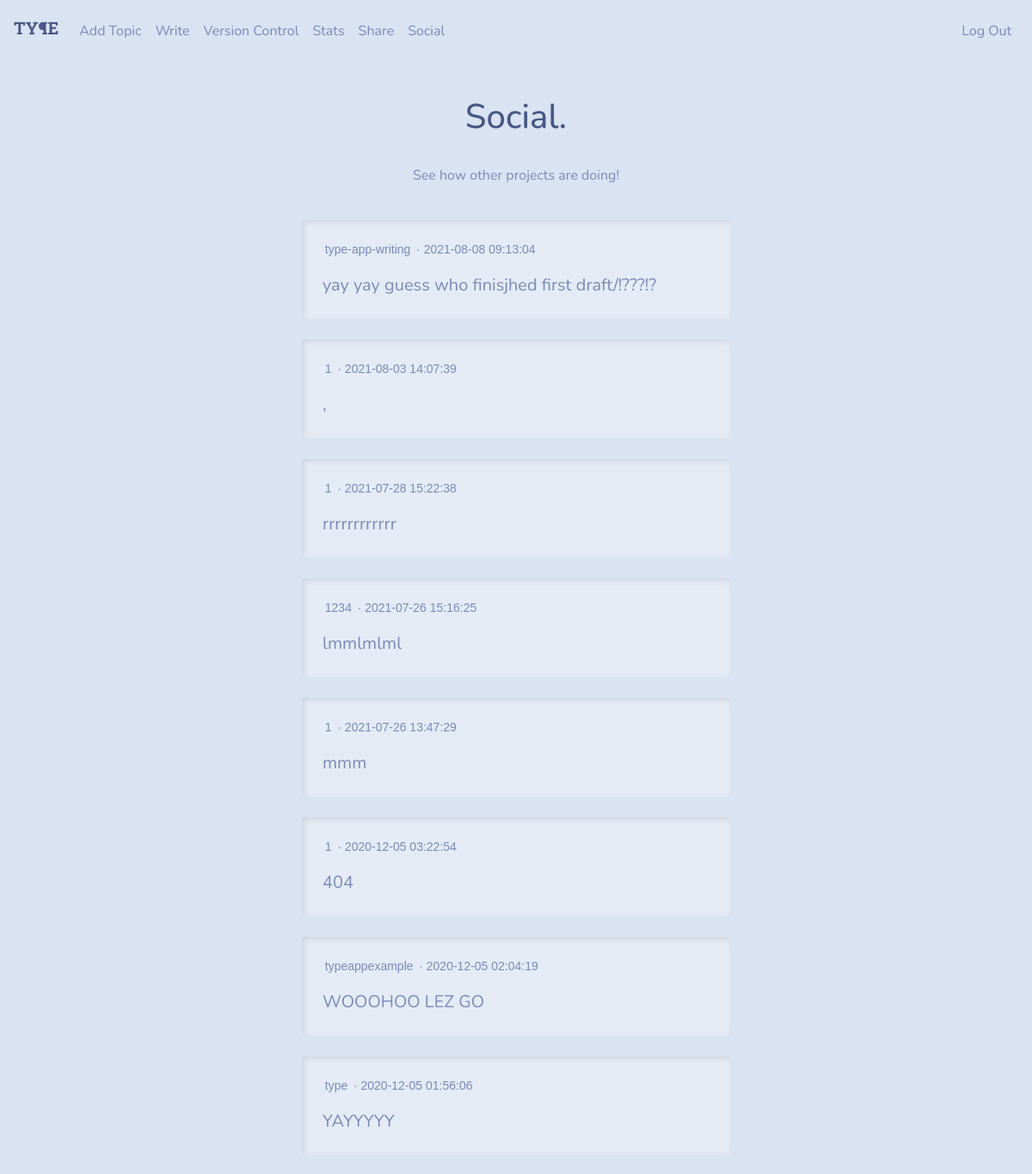
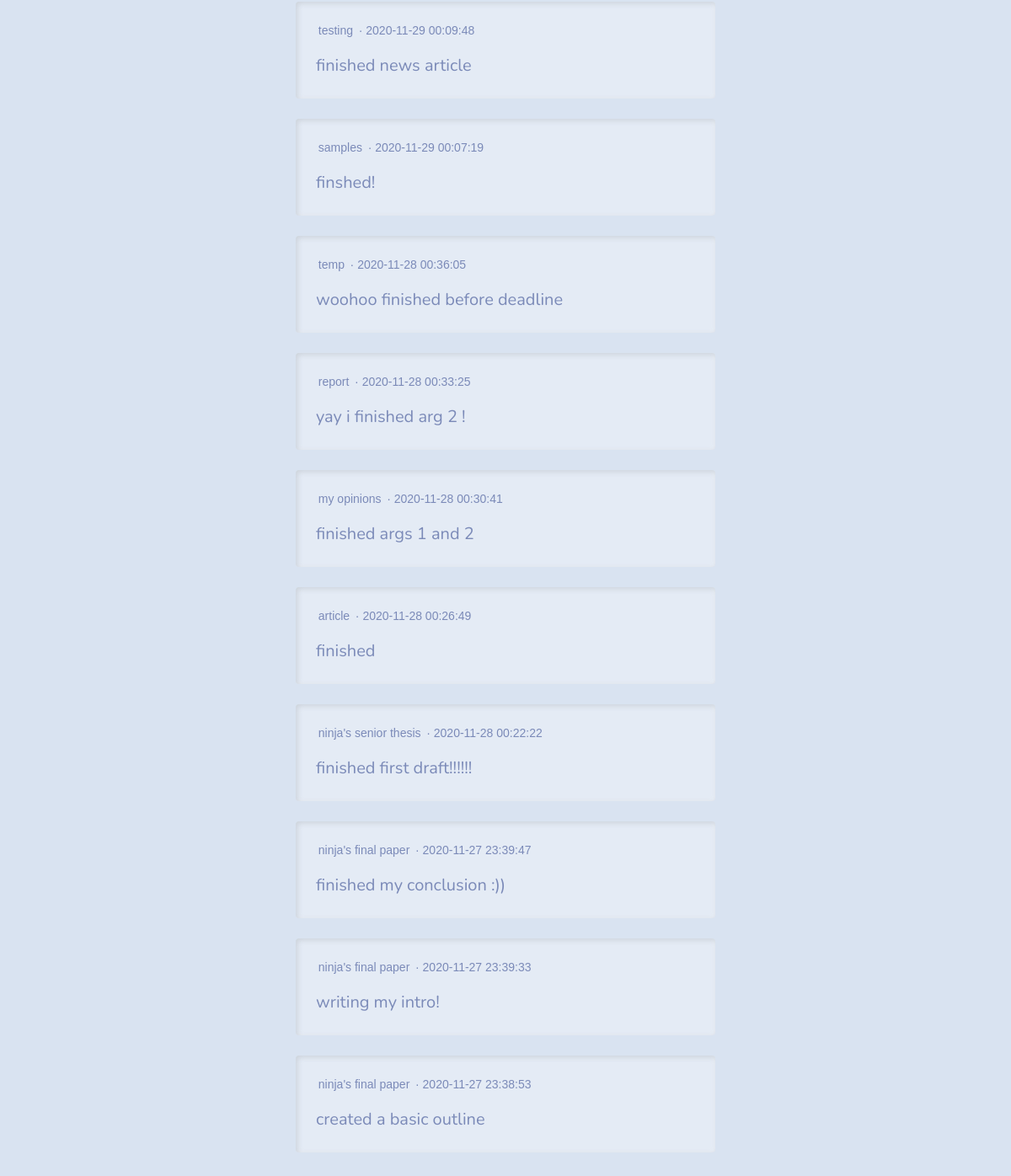
The app's page /social (signed in) with its own data (2 pictures, top to bottom).
### tables this page shows
CREATE TABLE 'social' ('id' integer PRIMARY KEY AUTOINCREMENT NOT NULL, 'username' text, 'content' text, 'timemstamp' timestamp DEFAULT CURRENT_TIMESTAMP);

### application.py (the view)
@app.route("/social")
@login_required
def social():
    posts = db.execute("SELECT username, content, timemstamp FROM social ORDER BY timemstamp DESC")
    return render_template("social.html", posts=posts)

### application.py (called while the page is built)
@app.after_request
def after_request(response):
    response.headers["Cache-Control"] = "no-cache, no-store, must-revalidate"
    response.headers["Expires"] = 0
    response.headers["Pragma"] = "no-cache"
    return response

### helpers.py (called while the page is built)
def login_required(f):
    @wraps(f)
    def decorated_function(*args, **kwargs):
        if session.get("user_id") is None:
            return redirect("/login")
        return f(*args, **kwargs)
    return decorated_function

### templates/social.html (shortened to what this page needs)
{% extends "layout.html" %}
{% block main %}
    <h1>Social.</h1>
    <br>
    <p class='text-center'>See how other projects are doing!</p>
    <br>
    <div class="container col-md-6">
        {% for post in posts %}
          <div class="card text-left ">
              <div class="card-body">
                  <p class='small'><mark>{{ post.username }}</mark> · {{ post.timemstamp }}</p>
                <blockquote class="blockquote mb-0">
                  <p>{{ post.content }}</p>
                </blockquote>
              </div>
          </div>
          <br>
        {% endfor %}
    </div>
{% endblock %}

### records on screen
social: username "type-app-writing", timemstamp "2021-08-08 09:13:04", content "yay yay guess who finisjhed first draft/!???!?"
social: username "1", timemstamp "2021-08-03 14:07:39", content ","
social: username "1", timemstamp "2021-07-28 15:22:38", content "rrrrrrrrrrrr"
social: username "1234", timemstamp "2021-07-26 15:16:25", content "lmmlmlml"
social: username "1", timemstamp "2021-07-26 13:47:29", content "mmm"
social: username "1", timemstamp "2020-12-05 03:22:54", content "404"
social: username "typeappexample", timemstamp "2020-12-05 02:04:19", content "WOOOHOO LEZ GO"
social: username "type", timemstamp "2020-12-05 01:56:06", content "YAYYYYY"
social: username "testing", timemstamp "2020-11-29 00:09:48", content "finished news article"
social: username "samples", timemstamp "2020-11-29 00:07:19", content "finshed!"
social: username "temp", timemstamp "2020-11-28 00:36:05", content "woohoo finished before deadline"
social: username "report", timemstamp "2020-11-28 00:33:25", content "yay i finished arg 2 !"
social: username "my opinions", timemstamp "2020-11-28 00:30:41", content "finished args 1 and 2"
social: username "article", timemstamp "2020-11-28 00:26:49", content "finished"
social: username "ninja's senior thesis", timemstamp "2020-11-28 00:22:22", content "finished first draft!!!!!!"
social: username "ninja's final paper", timemstamp "2020-11-27 23:39:47", content "finished my conclusion :))"
social: username "ninja's final paper", timemstamp "2020-11-27 23:39:33", content "writing my intro!"
social: username "ninja's final paper", timemstamp "2020-11-27 23:38:53", content "created a basic outline"
